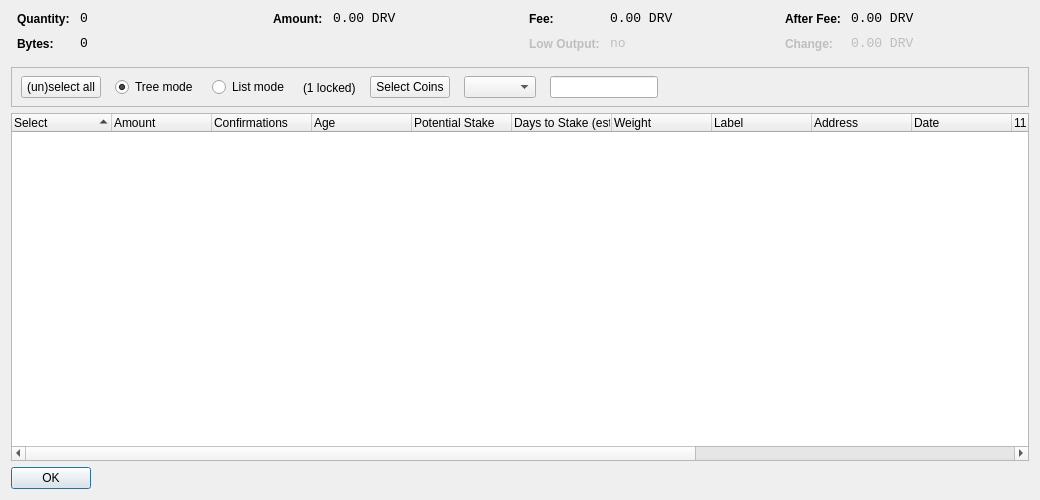
<?xml version="1.0" encoding="UTF-8"?>
<ui version="4.0">
 <class>CoinControlDialog</class>
 <widget class="QDialog" name="CoinControlDialog">
  <property name="geometry">
   <rect>
    <x>0</x>
    <y>0</y>
    <width>1040</width>
    <height>500</height>
   </rect>
  </property>
  <property name="windowTitle">
   <string>Coin Control</string>
  </property>
  <layout class="QVBoxLayout" name="verticalLayout">
   <item>
    <layout class="QHBoxLayout" name="horizontalLayoutTop" stretch="0,0,0,0">
     <property name="topMargin">
      <number>0</number>
     </property>
     <property name="bottomMargin">
      <number>10</number>
     </property>
     <item>
      <layout class="QFormLayout" name="formLayoutCoinControl1">
       <property name="horizontalSpacing">
        <number>10</number>
       </property>
       <property name="verticalSpacing">
        <number>10</number>
       </property>
       <property name="leftMargin">
        <number>6</number>
       </property>
       <property name="rightMargin">
        <number>6</number>
       </property>
       <item row="0" column="0">
        <widget class="QLabel" name="labelCoinControlQuantityText">
         <property name="styleSheet">
          <string notr="true">font-weight:bold;</string>
         </property>
         <property name="text">
          <string>Quantity:</string>
         </property>
        </widget>
       </item>
       <item row="0" column="1">
        <widget class="QLabel" name="labelCoinControlQuantity">
         <property name="font">
          <font>
           <family>Monospace</family>
           <pointsize>10</pointsize>
          </font>
         </property>
         <property name="cursor">
          <cursorShape>IBeamCursor</cursorShape>
         </property>
         <property name="contextMenuPolicy">
          <enum>Qt::ActionsContextMenu</enum>
         </property>
         <property name="text">
          <string notr="true">0</string>
         </property>
         <property name="textInteractionFlags">
          <set>Qt::LinksAccessibleByMouse|Qt::TextSelectableByKeyboard|Qt::TextSelectableByMouse</set>
         </property>
        </widget>
       </item>
       <item row="1" column="0">
        <widget class="QLabel" name="labelCoinControlBytesText">
         <property name="styleSheet">
          <string notr="true">font-weight:bold;</string>
         </property>
         <property name="text">
          <string>Bytes:</string>
         </property>
        </widget>
       </item>
       <item row="1" column="1">
        <widget class="QLabel" name="labelCoinControlBytes">
         <property name="font">
          <font>
           <family>Monospace</family>
           <pointsize>10</pointsize>
          </font>
         </property>
         <property name="cursor">
          <cursorShape>IBeamCursor</cursorShape>
         </property>
         <property name="contextMenuPolicy">
          <enum>Qt::ActionsContextMenu</enum>
         </property>
         <property name="text">
          <string notr="true">0</string>
         </property>
         <property name="textInteractionFlags">
          <set>Qt::LinksAccessibleByMouse|Qt::TextSelectableByKeyboard|Qt::TextSelectableByMouse</set>
         </property>
        </widget>
       </item>
      </layout>
     </item>
     <item>
      <layout class="QFormLayout" name="formLayoutCoinControl2">
       <property name="horizontalSpacing">
        <number>10</number>
       </property>
       <property name="verticalSpacing">
        <number>10</number>
       </property>
       <property name="leftMargin">
        <number>6</number>
       </property>
       <property name="rightMargin">
        <number>6</number>
       </property>
       <item row="0" column="0">
        <widget class="QLabel" name="labelCoinControlAmountText">
         <property name="styleSheet">
          <string notr="true">font-weight:bold;</string>
         </property>
         <property name="text">
          <string>Amount:</string>
         </property>
        </widget>
       </item>
       <item row="0" column="1">
        <widget class="QLabel" name="labelCoinControlAmount">
         <property name="font">
          <font>
           <family>Monospace</family>
           <pointsize>10</pointsize>
          </font>
         </property>
         <property name="cursor">
          <cursorShape>IBeamCursor</cursorShape>
         </property>
         <property name="contextMenuPolicy">
          <enum>Qt::ActionsContextMenu</enum>
         </property>
         <property name="text">
          <string notr="true">0.00 DRV</string>
         </property>
         <property name="textInteractionFlags">
          <set>Qt::LinksAccessibleByMouse|Qt::TextSelectableByKeyboard|Qt::TextSelectableByMouse</set>
         </property>
        </widget>
       </item>
      </layout>
     </item>
     <item>
      <layout class="QFormLayout" name="formLayoutCoinControl3">
       <property name="horizontalSpacing">
        <number>10</number>
       </property>
       <property name="verticalSpacing">
        <number>10</number>
       </property>
       <property name="leftMargin">
        <number>6</number>
       </property>
       <property name="rightMargin">
        <number>6</number>
       </property>
       <item row="0" column="0">
        <widget class="QLabel" name="labelCoinControlFeeText">
         <property name="styleSheet">
          <string notr="true">font-weight:bold;</string>
         </property>
         <property name="text">
          <string>Fee:</string>
         </property>
        </widget>
       </item>
       <item row="0" column="1">
        <widget class="QLabel" name="labelCoinControlFee">
         <property name="font">
          <font>
           <family>Monospace</family>
           <pointsize>10</pointsize>
          </font>
         </property>
         <property name="cursor">
          <cursorShape>IBeamCursor</cursorShape>
         </property>
         <property name="contextMenuPolicy">
          <enum>Qt::ActionsContextMenu</enum>
         </property>
         <property name="text">
          <string notr="true">0.00 DRV</string>
         </property>
         <property name="textInteractionFlags">
          <set>Qt::LinksAccessibleByMouse|Qt::TextSelectableByKeyboard|Qt::TextSelectableByMouse</set>
         </property>
        </widget>
       </item>
       <item row="1" column="0">
        <widget class="QLabel" name="labelCoinControlLowOutputText">
         <property name="enabled">
          <bool>false</bool>
         </property>
         <property name="styleSheet">
          <string notr="true">font-weight:bold;</string>
         </property>
         <property name="text">
          <string>Low Output:</string>
         </property>
        </widget>
       </item>
       <item row="1" column="1">
        <widget class="QLabel" name="labelCoinControlLowOutput">
         <property name="enabled">
          <bool>false</bool>
         </property>
         <property name="font">
          <font>
           <family>Monospace</family>
           <pointsize>10</pointsize>
          </font>
         </property>
         <property name="cursor">
          <cursorShape>IBeamCursor</cursorShape>
         </property>
         <property name="contextMenuPolicy">
          <enum>Qt::ActionsContextMenu</enum>
         </property>
         <property name="text">
          <string notr="true">no</string>
         </property>
         <property name="textInteractionFlags">
          <set>Qt::LinksAccessibleByMouse|Qt::TextSelectableByKeyboard|Qt::TextSelectableByMouse</set>
         </property>
        </widget>
       </item>
      </layout>
     </item>
     <item>
      <layout class="QFormLayout" name="formLayoutCoinControl4">
       <property name="fieldGrowthPolicy">
        <enum>QFormLayout::AllNonFixedFieldsGrow</enum>
       </property>
       <property name="horizontalSpacing">
        <number>10</number>
       </property>
       <property name="verticalSpacing">
        <number>10</number>
       </property>
       <property name="leftMargin">
        <number>6</number>
       </property>
       <property name="rightMargin">
        <number>6</number>
       </property>
       <item row="0" column="0">
        <widget class="QLabel" name="labelCoinControlAfterFeeText">
         <property name="styleSheet">
          <string notr="true">font-weight:bold;</string>
         </property>
         <property name="text">
          <string>After Fee:</string>
         </property>
        </widget>
       </item>
       <item row="0" column="1">
        <widget class="QLabel" name="labelCoinControlAfterFee">
         <property name="font">
          <font>
           <family>Monospace</family>
           <pointsize>10</pointsize>
          </font>
         </property>
         <property name="cursor">
          <cursorShape>IBeamCursor</cursorShape>
         </property>
         <property name="contextMenuPolicy">
          <enum>Qt::ActionsContextMenu</enum>
         </property>
         <property name="text">
          <string notr="true">0.00 DRV</string>
         </property>
         <property name="textInteractionFlags">
          <set>Qt::LinksAccessibleByMouse|Qt::TextSelectableByKeyboard|Qt::TextSelectableByMouse</set>
         </property>
        </widget>
       </item>
       <item row="1" column="0">
        <widget class="QLabel" name="labelCoinControlChangeText">
         <property name="enabled">
          <bool>false</bool>
         </property>
         <property name="styleSheet">
          <string notr="true">font-weight:bold;</string>
         </property>
         <property name="text">
          <string>Change:</string>
         </property>
        </widget>
       </item>
       <item row="1" column="1">
        <widget class="QLabel" name="labelCoinControlChange">
         <property name="enabled">
          <bool>false</bool>
         </property>
         <property name="font">
          <font>
           <family>Monospace</family>
           <pointsize>10</pointsize>
          </font>
         </property>
         <property name="cursor">
          <cursorShape>IBeamCursor</cursorShape>
         </property>
         <property name="contextMenuPolicy">
          <enum>Qt::ActionsContextMenu</enum>
         </property>
         <property name="text">
          <string notr="true">0.00 DRV</string>
         </property>
         <property name="textInteractionFlags">
          <set>Qt::LinksAccessibleByMouse|Qt::TextSelectableByKeyboard|Qt::TextSelectableByMouse</set>
         </property>
        </widget>
       </item>
      </layout>
     </item>
    </layout>
   </item>
   <item>
    <widget class="QFrame" name="frame">
     <property name="minimumSize">
      <size>
       <width>0</width>
       <height>40</height>
      </size>
     </property>
     <property name="frameShape">
      <enum>QFrame::StyledPanel</enum>
     </property>
     <property name="frameShadow">
      <enum>QFrame::Sunken</enum>
     </property>
     <widget class="QWidget" name="horizontalLayoutWidget">
      <property name="geometry">
       <rect>
        <x>10</x>
        <y>0</y>
        <width>781</width>
        <height>41</height>
       </rect>
      </property>
      <layout class="QHBoxLayout" name="horizontalLayoutPanel" stretch="0,0,0,0,0,0,0">
       <property name="spacing">
        <number>14</number>
       </property>
       <item>
        <widget class="QPushButton" name="pushButtonSelectAll">
         <property name="sizePolicy">
          <sizepolicy hsizetype="Maximum" vsizetype="Fixed">
           <horstretch>0</horstretch>
           <verstretch>0</verstretch>
          </sizepolicy>
         </property>
         <property name="text">
          <string>(un)select all</string>
         </property>
        </widget>
       </item>
       <item>
        <widget class="QRadioButton" name="radioTreeMode">
         <property name="sizePolicy">
          <sizepolicy hsizetype="Maximum" vsizetype="Fixed">
           <horstretch>0</horstretch>
           <verstretch>0</verstretch>
          </sizepolicy>
         </property>
         <property name="text">
          <string>Tree mode</string>
         </property>
         <property name="checked">
          <bool>true</bool>
         </property>
        </widget>
       </item>
       <item>
        <widget class="QRadioButton" name="radioListMode">
         <property name="sizePolicy">
          <sizepolicy hsizetype="Maximum" vsizetype="Fixed">
           <horstretch>0</horstretch>
           <verstretch>0</verstretch>
          </sizepolicy>
         </property>
         <property name="text">
          <string>List mode</string>
         </property>
        </widget>
       </item>
       <item>
        <widget class="QLabel" name="labelLocked">
          <property name="text">
            <string notr="true">(1 locked)</string>
          </property>
        </widget>
       </item>
       <item>
        <widget class="QPushButton" name="pushButtonCustomCC">
         <property name="text">
          <string>Select Coins</string>
         </property>
        </widget>
       </item>
       <item>
        <widget class="QComboBox" name="QComboBoxFilterCoins"/>
       </item>
       <item>
        <widget class="QLineEdit" name="lineEditCustomCC">
         <property name="enabled">
          <bool>true</bool>
         </property>
         <property name="sizePolicy">
          <sizepolicy hsizetype="Fixed" vsizetype="Fixed">
           <horstretch>0</horstretch>
           <verstretch>0</verstretch>
          </sizepolicy>
         </property>
         <property name="baseSize">
          <size>
           <width>50</width>
           <height>0</height>
          </size>
         </property>
        </widget>
       </item>
       <item>
        <spacer name="horizontalSpacer">
         <property name="orientation">
          <enum>Qt::Horizontal</enum>
         </property>
         <property name="sizeHint" stdset="0">
          <size>
           <width>40</width>
           <height>20</height>
          </size>
         </property>
        </spacer>
       </item>
      </layout>
     </widget>
    </widget>
   </item>
   <item>
    <widget class="CoinControlTreeWidget" name="treeWidget">
     <property name="contextMenuPolicy">
      <enum>Qt::CustomContextMenu</enum>
     </property>
     <property name="sortingEnabled">
      <bool>false</bool>
     </property>
     <property name="columnCount">
      <number>15</number>
     </property>
     <attribute name="headerShowSortIndicator" stdset="0">
      <bool>true</bool>
     </attribute>
     <attribute name="headerStretchLastSection">
      <bool>false</bool>
     </attribute>
     <column>
      <property name="text">
       <string>Select</string>
      </property>
     </column>
     <column>
      <property name="text">
       <string>Amount</string>
      </property>
     </column>
     <column>
      <property name="text">
       <string>Confirmations</string>
      </property>
      <property name="toolTip">
       <string>Confirmed</string>
      </property>
     </column>
     <column>
      <property name="text">
       <string>Age</string> /** age **/
      </property>
     </column>
	   <column>
      <property name="text">
       <string>Potential Stake</string>
      </property>
     </column>
  	 <column>
      <property name="text">
       <string>Days to Stake (est.)</string>
      </property>
     </column>
     <column>
      <property name="text">
       <string>Weight</string>
      </property>
     </column>
     <column>
      <property name="text">
       <string>Label</string>
      </property>
     </column>
     <column>
      <property name="text">
       <string>Address</string>
      </property>
     </column>
     <column>
      <property name="text">
       <string>Date</string>
      </property>
     </column>
     <column>
      <property name="text">
       <string/>
      </property>
     </column>
     <column>
      <property name="text">
       <string/>
      </property>
     </column>
     <column>
      <property name="text">
       <string/>
      </property>
     </column>
     <column>
      <property name="text">
       <string/>
      </property>
     </column>
     <column>
      <property name="text">
       <string/>
      </property>
     </column>
    </widget>
   </item>
   <item>
    <widget class="QDialogButtonBox" name="buttonBox">
     <property name="sizePolicy">
      <sizepolicy hsizetype="Maximum" vsizetype="Fixed">
       <horstretch>0</horstretch>
       <verstretch>0</verstretch>
      </sizepolicy>
     </property>
     <property name="orientation">
      <enum>Qt::Horizontal</enum>
     </property>
     <property name="standardButtons">
      <set>QDialogButtonBox::Ok</set>
     </property>
    </widget>
   </item>
  </layout>
 </widget>
 <customwidgets>
  <customwidget>
   <class>CoinControlTreeWidget</class>
   <extends>QTreeWidget</extends>
   <header>coincontroltreewidget.h</header>
  </customwidget>
 </customwidgets>
 <resources/>
 <connections/>
</ui>
